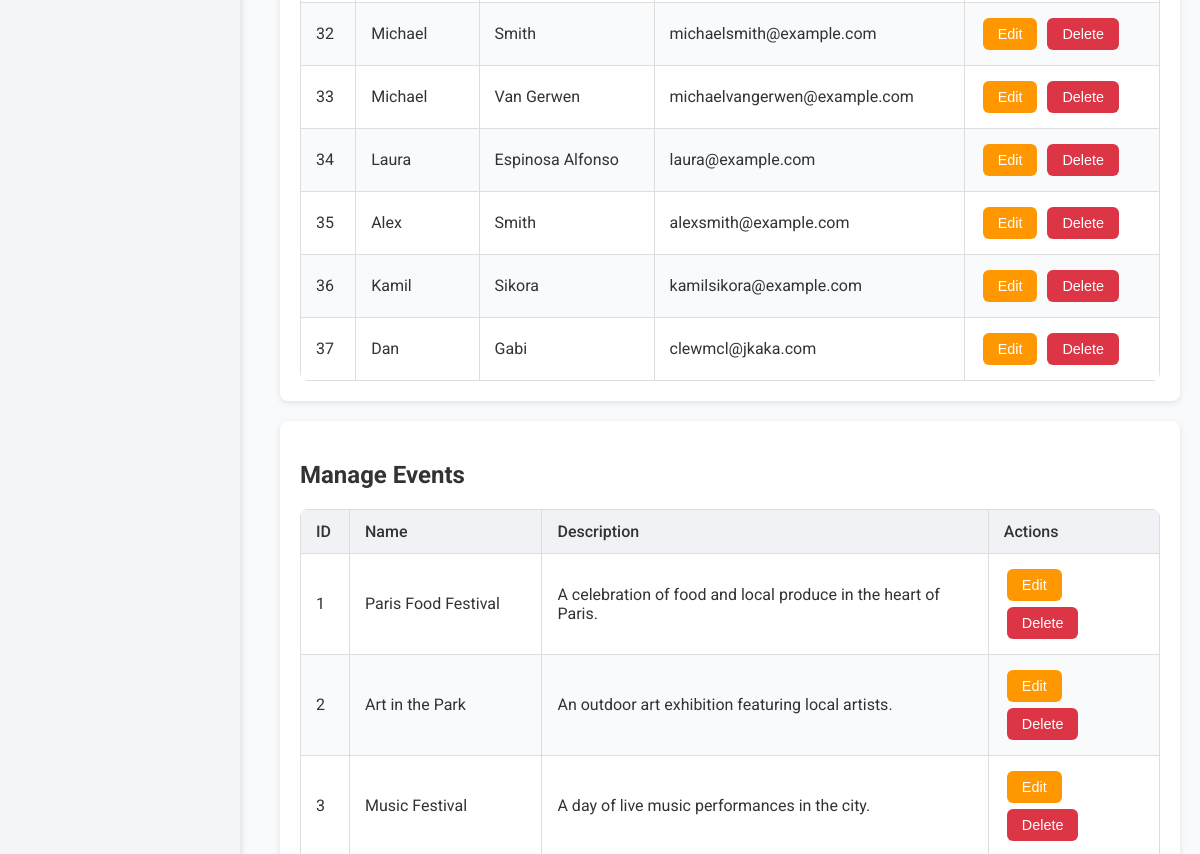
/server/pages/admin.php (middle part), run on an earlier commit of the app's database.
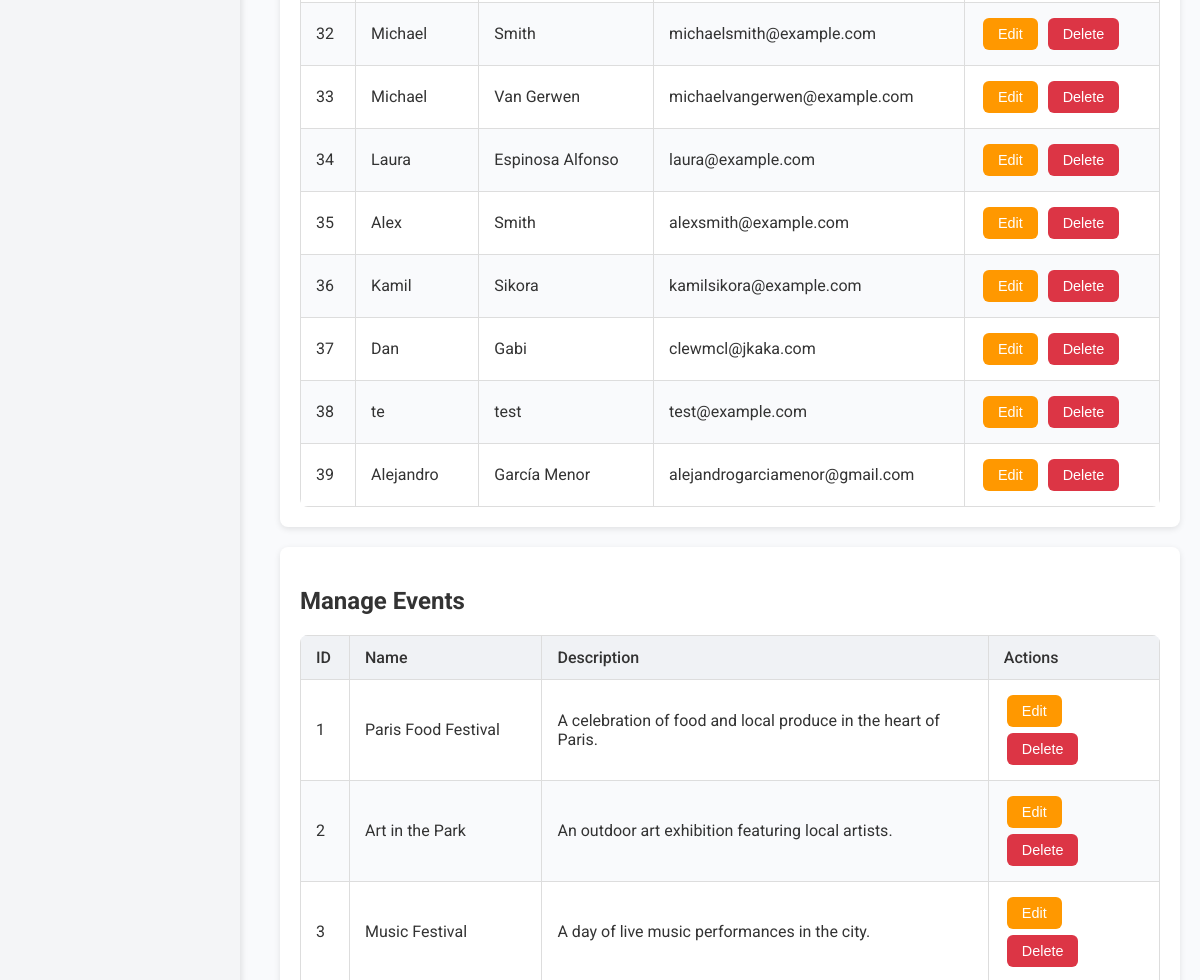
And on a later commit of the database.
### tables this page shows
CREATE TABLE `user` (
  `id` int(11) NOT NULL,
  `firstName` varchar(50) NOT NULL,
  `lastName` varchar(50) NOT NULL,
  `email` varchar(100) NOT NULL,
  `password` varchar(255) NOT NULL,
  `dateOfBirth` date DEFAULT NULL,
  `profilePicture` varchar(255) DEFAULT '../assets/users/generic-user.png',
  `accessRight` enum('admin','user') NOT NULL DEFAULT 'user'
);

CREATE TABLE `event` (
  `id` int(11) NOT NULL,
  `name` varchar(100) NOT NULL,
  `description` text,
  `coverPhoto` varchar(255) DEFAULT NULL,
  `creationTimestamp` timestamp NOT NULL DEFAULT CURRENT_TIMESTAMP,
  `isApproved` tinyint(1) NOT NULL DEFAULT '0'
);

### server/pages/admin.php (the view, shortened to what this page needs)
<?php
include '../db_connection.php';
$users = [];
try {
    $query = "SELECT id, firstName, lastName, email FROM user";
    $stmt = $conn->prepare($query);
    $stmt->execute();
    $result = $stmt->get_result();
    while ($row = $result->fetch_assoc()) {
        $users[] = $row;
    }
} catch (mysqli_sql_exception $e) {
    die("Error fetching users: " . $e->getMessage());
}
$events = [];
try {
    $query = "SELECT id, name, description FROM event";
    $stmt = $conn->prepare($query);
    $stmt->execute();
    $result = $stmt->get_result();
    while ($row = $result->fetch_assoc()) {
        $events[] = $row;
    }
} catch (mysqli_sql_exception $e) {
    die("Error fetching events: " . $e->getMessage());
}
?>
</head>
<body>
    <div class="sidebar">
    </div>
    <div class="content">
        <div id="users" class="section">
            <table>
                <?php foreach ($users as $user): ?>
                <tr>
                    <td><?php echo $user['id']; ?></td>
                    <td contenteditable="false"><?php echo $user['firstName']; ?></td>
                    <td contenteditable="false"><?php echo $user['lastName']; ?></td>
                    <td contenteditable="false"><?php echo $user['email']; ?></td>
                    <td>
                        <button class="edit-btn" onclick="editRow(this)">Edit</button>
                        <button class="delete-btn" onclick="confirmDelete('<?php echo $user['id']; ?>', 'user')">Delete</button>
                    </td>
                </tr>
                <?php endforeach; ?>
            </table>
        </div>
        <div id="events" class="section">
            <h2>Manage Events</h2>
            <table>
                <tr>
                    <th>ID</th>
                    <th>Name</th>
                    <th>Description</th>
                    <th>Actions</th>
                </tr>
                <?php foreach ($events as $event): ?>
                <tr>
                    <td><?php echo $event['id']; ?></td>
                    <td contenteditable="false"><?php echo $event['name']; ?></td>
                    <td contenteditable="false"><?php echo $event['description']; ?></td>
                    <td>
                        <button class="edit-btn" onclick="editRow(this)">Edit</button>
                        <button class="delete-btn" onclick="confirmDelete('<?php echo $event['id']; ?>', 'event')">Delete</button>
                    </td>
                </tr>
                <?php endforeach; ?>
            </table>
        </div>
    </div>
</body>
</html>

### server/pages/admin.php (style rules this page uses)
body { font-family: 'Roboto', sans-serif; margin: 0; padding: 0; background-color: #f9fafc; color: #333; }
.sidebar { position: fixed; top: 70px; left: 0; width: 240px; height: 100%; background-color: #f4f5f7; padding-top: 20px; box-shadow: 2px 0 6px rgba(0, 0, 0, 0.1); }
.content { margin-left: 260px; padding: 100px 20px 20px; }
.section { background: white; border-radius: 8px; padding: 20px; margin-bottom: 20px; box-shadow: 0 2px 6px rgba(0, 0, 0, 0.1); }
table { width: 100%; border-collapse: collapse; margin-top: 10px; border-radius: 8px; overflow: hidden; }
table th { background-color: #f0f2f5; color: #333; font-weight: 500; }
table tr:nth-child(odd) { background-color: #f9fafc; }
.edit-btn { background: #ff9800; color: white; }
.delete-btn { background: #dc3545; color: white; }

What changed in the data, as far as the page shows it:
added user: id "38", firstName "te", lastName "test", email "test@example.com"
added user: id "39", firstName "Alejandro", lastName "García Menor", email "alejandrogarciamenor@gmail.com"
